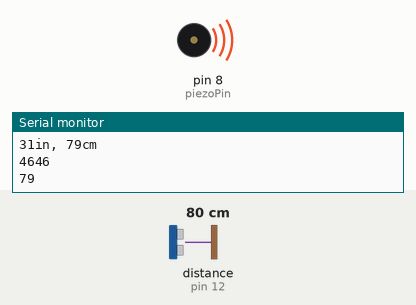
Recording of a sketch running on a simulated Arduino Uno, built with avr-gcc and run on an emulated ATmega328P. On the bench: buzzer (waves = sounding), the last lines printed to the serial monitor. Wiring (inferred from the names in the program): ultrasonic range finder: trigger pin 11; echo pin 12. The inputs (shaded band) are chosen by the test bench; at power-on: distance to the obstacle (sensor on pin 12) 80 cm. The echo pulse lasts 58.3 µs per cm.

Above: at 1.2 s.
1.3 s: distance to the obstacle (sensor on pin 12) set to 13 cm
2.8 s: distance to the obstacle (sensor on pin 12) set to 10 cm
4.3 s: distance to the obstacle (sensor on pin 12) set to 18 cm
At 5.5 s:
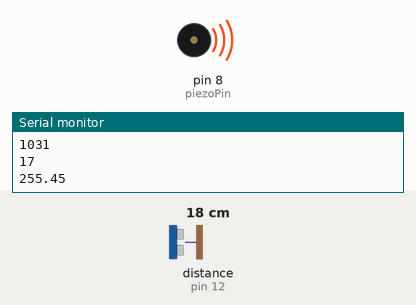
5.8 s: distance to the obstacle (sensor on pin 12) set to 2 cm
At 6.6 s:
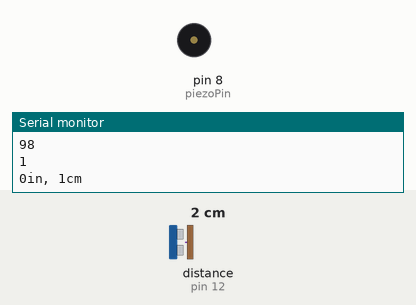
Timing chart, 0 to 8.3 s (numbered marks = the images above; inputs shaded):
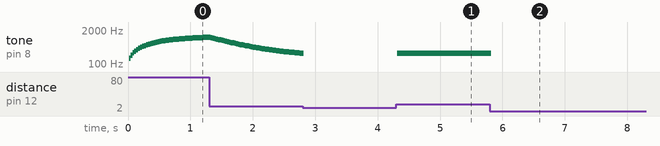

Measured:
- after the input at 4.3 s, tone on pin 8 (piezoPin): silent → 258 Hz at once, → 257 Hz 0.03 s later, → 256 Hz 0.24 s later, → 255 Hz 0.39 s later
- after the input at 5.8 s, tone on pin 8 (piezoPin): 255 Hz → silent at once

The sketch:

theremin.ino
```cpp
/* ---------------------------------------------------------------------
 *  Original sources are:
 *    https://randomnerdtutorials.com/complete-guide-for--sensor-hc-sr04/
 *    https://programmingelectronics.com/an-easy-way-to-make-noise-with-arduino-using-tone/
 */

int piezoPin = 8;
/*
    Ultrasonic sensor Pins:
        VCC: +5VDC
        Trig : Trigger (INPUT) - Pin11
        Echo: Echo (OUTPUT) - Pin 12
        GND: GND
 */

int triggerPin = 11;    // Trigger
int echoPin = 12;    // Echo

void setup() {
  Serial.begin (9600);
  //Define inputs and outputs
  pinMode(piezoPin, OUTPUT);
  pinMode(triggerPin, OUTPUT);
  pinMode(echoPin, INPUT);
  noTone(piezoPin);

}

static void readToneSensor(long* cm, long* inches)
{
  long duration;

  // The sensor is triggered by a HIGH pulse of 10 or more microseconds.
  // Give a short LOW pulse beforehand to ensure a clean HIGH pulse:
  digitalWrite(triggerPin, LOW);
  delayMicroseconds(5);
  digitalWrite(triggerPin, HIGH);
  delayMicroseconds(10);
  digitalWrite(triggerPin, LOW);

  // Read the signal from the sensor: a HIGH pulse whose
  // duration is the time (in microseconds) from the sending
  // of the ping to the reception of its echo off of an object.

  duration = pulseIn(echoPin, HIGH);
  Serial.print(duration);
  Serial.println();
  // Convert the time into a distance
  *cm = (duration/2) / 29.1;     // Divide by 29.1 or multiply by 0.0343
  *inches = (duration/2) / 74;   // Divide by 74 or multiply by 0.0135
  Serial.print(*cm);
  Serial.println();
}


void loop() {
  static long prevCm = 0;
  long cm, inches;
  double fc = 0.05;
  static double prevVal = 0.0;

  readToneSensor(&cm, &inches);
  if (cm > 10 && cm < 140) {
    //tone(piezoPin, cm*25);
    double freq = cm*15;
    freq = freq * fc + (1.0-fc)*prevVal;
    prevVal = freq;
    tone(piezoPin, long(freq));
    Serial.print(freq);
    Serial.println();
  } else {
    noTone(piezoPin);
  }

  Serial.print(inches);
  Serial.print("in, ");
  Serial.print(cm);
  Serial.print("cm");
  Serial.println();

  //delay(250);

}
```
